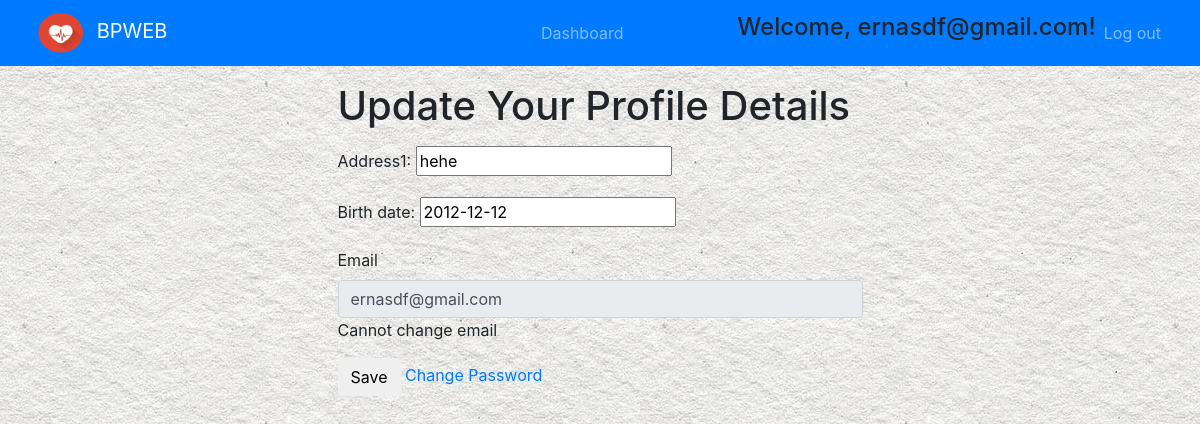
/profileacc/update/ (signed in), run on the app's committed database.
### accounts/models.py (models this page shows, shortened)
class User(AbstractBaseUser):
    email = models.EmailField(max_length=255, unique=True)
    full_name = models.CharField(max_length=255)
    active = models.BooleanField(default=True)
    staff = models.BooleanField(default=False)
    admin = models.BooleanField(default=False)
    timestamp = models.DateField(auto_now_add=True)
    objects = UserManager()
    USERNAME_FIELD = 'email'
    REQUIRED_FIELDS = ['full_name',]
    @property
    def is_active(self):
        return self.active

### profileacc/models.py (models this page shows, shortened)
class DocProfile(models.Model):
    profile = models.OneToOneField(User, null=True, blank=True)
    address1 = models.CharField(max_length=255, null=True)
    birth_date = models.DateField(null=True, blank=True)
    objects = DocProfileManager()

### profileacc/views.py (the view)
# urls.py: url(r"update/$", ProfileUpdateView.as_view(),name='update'),
class ProfileUpdateView(LoginRequiredMixin, UpdateView):
    form_class = ProfileDetailChangeForm
    template_name = 'profileacc/detail-update-view.html'
    success_url = '/'
    def get_object(self):
        return self.request.user.docprofile
    def get_context_data(self, *args, **kwargs):
        context = super(ProfileUpdateView, self).get_context_data(*args, **kwargs)
        context['title'] = 'Update Your Profile Details'
        return context

### profileacc/forms.py (shortened to what this page needs)
class ProfileDetailChangeForm(forms.ModelForm):
    class Meta:
        model = DocProfile
        fields = ('address1', 'birth_date')

### profileacc/templates/profileacc/detail-update-view.html (shortened to what this page needs)
{% extends "base.html" %}
{% block content %}
<div class='col-12 col-md-6 mx-auto'>
{% if title %}<h1 class='my-3'>{{ title }}</h1>{% endif %}
<form method='POST' action='{% if action_url %}{{ action_url }}{% endif %}'> {% csrf_token %}
  {{ form.as_p }}
  <label for='email'>Email</label>
  <input type='text' id='email' class='form-control disabled' value='{{ request.user.email }}' disabled="disabled" /><span class='help-text'>Cannot change email</span><br/>
  <button type='submit' class='btn btn-default my-3'>Save</button>
  <a href='#'>Change Password</a>
</form>
</div>
{% endblock %}

### templates/base.html (shortened to what this page needs)
<!DOCTYPE html>
{% load staticfiles %}
<html>
  <head>
  <link rel="stylesheet" href="https://maxcdn.bootstrapcdn.com/bootstrap/4.0.0-beta.2/css/bootstrap.min.css">
  </head>
  <body background="{% static '/images/landing/wallpaper-light.png'%}">
  <nav class="navbar navbar-expand-sm bg-primary navbar-dark">
    <div class="container-fluid">
      <a class="navbar-brand mynav" href="{% url 'home' %}">
      <img src="{% static '/images/landing/bp_logo.png'%}" alt="Ooops! No file found. " height="40" width="60">
      BPWEB
    </a>
    <ul class="navbar-nav flex-row ml-md-auto d-none d-md-flex">
      {% if user.is_authenticated %}
            <li><a href="{% url 'profileacc:dash' %}" class="nav-link">Dashboard</a></li>
            <li><a href="#">Patients</a></li>
            <li><a href="#">About</a></li>
            <li><h4>Welcome, {{ user.get_username }}!</h4></li>
            <li><a href="{% url 'logout' %}" class="nav-link">Log out</a></li>
      {% else %}
            <li><a href="{% url 'login' %}" class="nav-link">Log in</a></li>
            <li><a href="{% url 'register' %}" class="nav-link">Signup</a></li>
      {% endif %}
      </ul>
  </div>
  </nav>
  <div class="container mycontent">
    {% block content %}
    {% endblock %}
  </div>
  </body>
</html>

### data on the page
User: get_username "ernasdf@gmail.com", user.email "ernasdf@gmail.com"
DocProfile: address1 "hehe", birth_date "2012-12-12"

### other printed values
{{ title }} "Update Your Profile Details"
